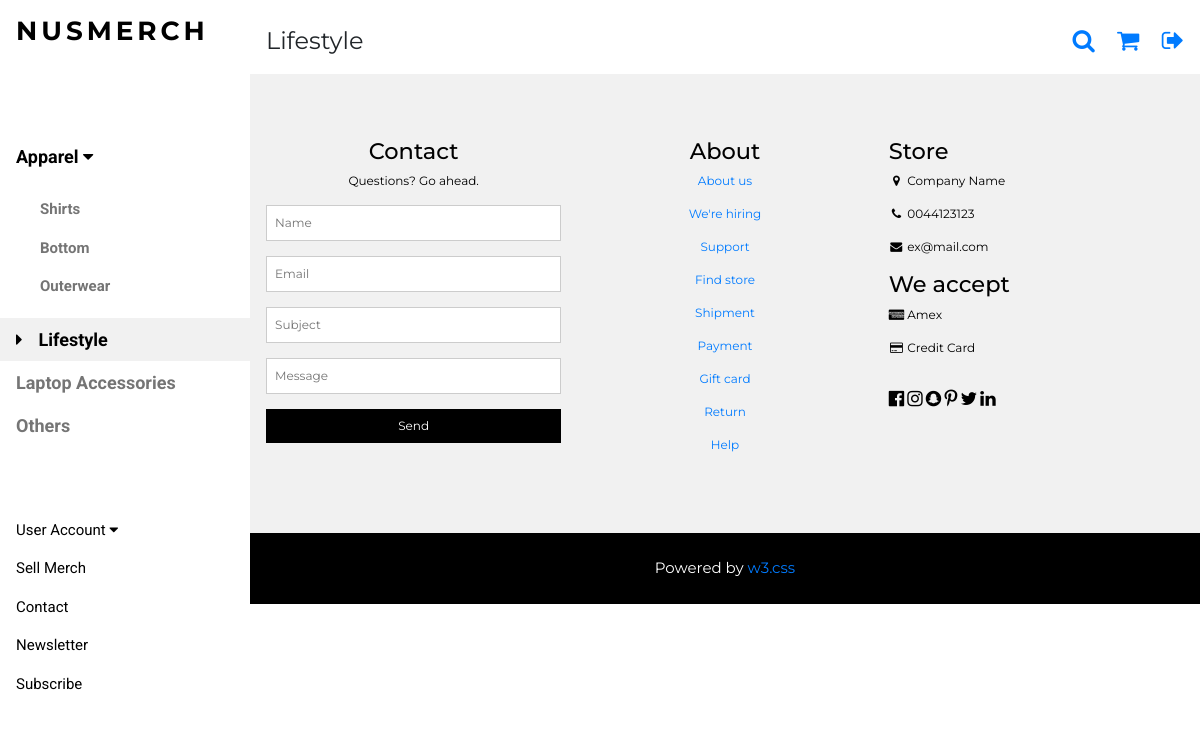
Page /lifestyle/ on the earlier database version.
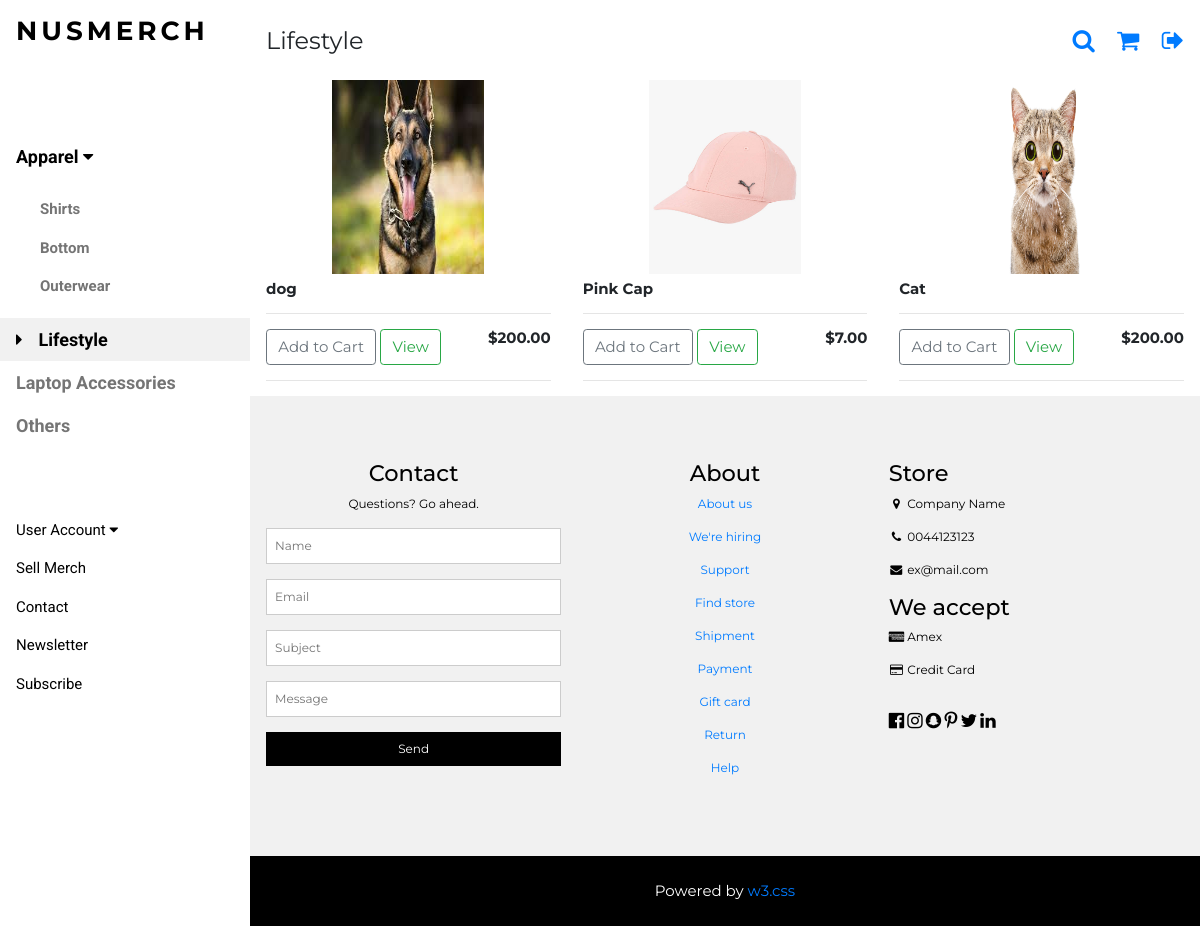
Same page on the later database version.
### nusmerch/models.py (models this page shows, shortened)
class Product(models.Model):
	cat = [
    ('Shirt', 'Shirt'),
    ('Outerwear', 'Outerwear'),
   	('Bottom', 'Bottom'),
   	('Laptop Accessories', 'Laptop Accessories'),
	('Lifestyle', 'Lifestyle'),
   	('Others', 'Others'),
   	]
	name_of_MERCH = models.CharField(max_length=200,null=True)
	price = models.DecimalField(decimal_places=2,max_digits=5)
	organisation = models.CharField(max_length=200,null=True)
	category = models.CharField(max_length=200,null=True,choices=cat)
	form = models.URLField(max_length=200)
	image = models.ImageField(upload_to='media',null=True, blank=True)

### nusmerch/views.py (the view)
# urls.py: url(r'^lifestyle/$',views.lifestyle,name='lifestyle'),
def lifestyle(request):
    products = Product.objects.filter(category = "Lifestyle")
    context = {'products':products}
    return render(request, "nusmerch/lifestyle.html", context)

### nusmerch/templates/nusmerch/lifestyle.html (shortened to what this page needs)
{% extends "nusmerch/merch.html" %}
{% load static %}
{% block head %}
    <p class="w3-left">Lifestyle</p>
{% endblock %}
{% block menu %}
<nav class="w3-sidebar w3-bar-block w3-white w3-collapse w3-top" style="z-index:3;width:250px" id="mySidebar">
  <div class="w3-container w3-display-container w3-padding-16">
    <h3 class="w3-wide"><b>NUSMERCH</b></h3>
  </div>
  <div class="w3-padding-64 w3-large w3-text-grey" style="font-weight:bold">
      <a onclick="myAccFunc()" href="javascript:void(0)" class="w3-button w3-block w3-white w3-left-align" id="myBtn">
      Apparel  <i class="fa fa-caret-down"></i>
    </a>
    <div id="demoAcc" class="w3-bar-block w3-hide w3-padding-large w3-medium">
      <a href="/shirt/" class="w3-bar-item w3-button">Shirts</a>
      <a href="/bottom/" class="w3-bar-item w3-button">Bottom</a>
      <a href="/outerwear/" class="w3-bar-item w3-button">Outerwear</a>
    </div>
    <a href="/lifestyle/" class="w3-bar-item w3-button w3-light-grey"><i class="fa fa-caret-right w3-margin-right"></i>Lifestyle</a>
    <a href="/laptop/" class="w3-bar-item w3-button">Laptop Accessories</a>
    <a href="/others/" class="w3-bar-item w3-button">Others</a>
  </div>
    <a onclick="myAccFunc2()" href="javascript:void(0)" class="w3-button w3-block w3-white w3-left-align" id="myBtn">
      User Account  <i class="fa fa-caret-down"></i>
    </a>
  <a href="/sell_merch/" class="w3-bar-item w3-button w3-padding">Sell Merch</a>
    <a href="#footer" class="w3-bar-item w3-button w3-padding">Contact</a>
  <a href="javascript:void(0)" class="w3-bar-item w3-button w3-padding" onclick="document.getElementById('newsletter').style.display='block'">Newsletter</a>
  <a href="#footer"  class="w3-bar-item w3-button w3-padding">Subscribe</a>
</nav>
{% endblock %}
{% block product %}
  <div class="w3-row">
    {% for product in products %}
    <div class="w3-col l4 s4">
      <img class="item center thumbnail" src="{{ product.image.url }}">
      <div class="w3-container">
        <h6><strong>{{product.name_of_MERCH}}</strong></h6>
        <hr>
        <button data-product={{product.id}} data-action="add" class="btn btn-outline-secondary add-btn update-cart" href="javascript:void(0)" onclick="document.getElementById('cart').style.display='block'">Add to Cart</button>
        <a class="btn btn-outline-success" href="/product/">View</a>
        <h6 style="display: inline-block; float: right"><strong>${{product.price|floatformat:2}}</strong></h6>
        <hr>
      </div>
    </div>
    {% endfor %}
  </div>
{% endblock %}

### nusmerch/templates/nusmerch/merch.html (shortened to what this page needs)
{% load static %}
<!DOCTYPE html>
<html lang="en">>
<link rel="stylesheet" href="{% static 'merch.css' %}" />
<link rel="stylesheet" href="https://cdnjs.cloudflare.com/ajax/libs/font-awesome/4.7.0/css/font-awesome.min.css">
<link rel="stylesheet" href="https://stackpath.bootstrapcdn.com/bootstrap/4.4.1/css/bootstrap.min.css">
<body class="w3-content" style="max-width:1200px" >
{% block menu %}
{% endblock %}
<div class="w3-main" style="margin-left:250px">
  <header class="w3-container w3-xlarge">
      {% block head %}
      {% endblock %}
    <p class="w3-right">
        <a href="javascript:void(0)" class="fa fa-search w3-margin-right" onclick="document.getElementById('search').style.display='block'"></a>
      <a href="/cart/" class="fa fa-shopping-cart ">
      </a>
        <a href="{% url 'nusmerch:logout' %}" class="fa fa-sign-out w3-margin-left"></a>
    </p>
  </header>
{% block product %}
{% endblock %}
  <footer class="w3-padding-64 w3-light-grey w3-small w3-center" id="footer">
    <div class="w3-row-padding">
      <div class="w3-col s4">
        <h4>Contact</h4>
        <p>Questions? Go ahead.</p>
        <form action="/action_page.php" target="_blank">
          <p><input class="w3-input w3-border" type="text" placeholder="Name" name="Name" required></p>
          <p><input class="w3-input w3-border" type="text" placeholder="Email" name="Email" required></p>
          <p><input class="w3-input w3-border" type="text" placeholder="Subject" name="Subject" required></p>
          <p><input class="w3-input w3-border" type="text" placeholder="Message" name="Message" required></p>
          <button type="submit" class="w3-button w3-block w3-black">Send</button>
        </form>
      </div>
      <div class="w3-col s4">
        <h4>About</h4>
        <p><a href="#">About us</a></p>
        <p><a href="#">We're hiring</a></p>
        <p><a href="#">Support</a></p>
        <p><a href="#">Find store</a></p>
        <p><a href="#">Shipment</a></p>
        <p><a href="#">Payment</a></p>
        <p><a href="#">Gift card</a></p>
        <p><a href="#">Return</a></p>
        <p><a href="#">Help</a></p>
      </div>
      <div class="w3-col s4 w3-justify">
        <h4>Store</h4>
        <p><i class="fa fa-fw fa-map-marker"></i> Company Name</p>
        <p><i class="fa fa-fw fa-phone"></i> 0044123123</p>
        <p><i class="fa fa-fw fa-envelope"></i> ex@mail.com</p>
        <h4>We accept</h4>
        <p><i class="fa fa-fw fa-cc-amex"></i> Amex</p>
        <p><i class="fa fa-fw fa-credit-card"></i> Credit Card</p>
        <br>
        <i class="fa fa-facebook-official w3-hover-opacity w3-large"></i>
        <i class="fa fa-instagram w3-hover-opacity w3-large"></i>
        <i class="fa fa-snapchat w3-hover-opacity w3-large"></i>
        <i class="fa fa-pinterest-p w3-hover-opacity w3-large"></i>
        <i class="fa fa-twitter w3-hover-opacity w3-large"></i>
        <i class="fa fa-linkedin w3-hover-opacity w3-large"></i>
      </div>
    </div>
  </footer>
  <div class="w3-black w3-center w3-padding-24">Powered by <a href="https://www.w3schools.com/w3css/default.asp" title="W3.CSS" target="_blank" class="w3-hover-opacity">w3.css</a></div>
</div>
</body>
</html>

### nusmerch/static/merch.css (style rules this page uses)
html { box-sizing:border-box }
*,*:before,*:after { box-sizing:inherit }
html { -ms-text-size-adjust:100%;-webkit-text-size-adjust:100% }
body { margin:0 }
article,aside,details,figcaption,figure,footer,header,main,menu,nav,section { display:block }
a { background-color:transparent }
b,strong { font-weight:bolder }
img { border-style:none }
hr { box-sizing:content-box;height:0;overflow:visible }
button,input,select,textarea,optgroup { font:inherit;margin:0 }
button,input { overflow:visible }
button,select { text-transform:none }
button,[type=button],[type=reset],[type=submit] { -webkit-appearance:button }
html,body { font-family:Verdana,sans-serif;font-size:15px;line-height:1.5 }
html { overflow-x:hidden }
h3 { font-size:24px }
h4 { font-size:20px }
h6 { font-size:16px }
h1,h2,h3,h4,h5,h6 { font-family:"Segoe UI",Arial,sans-serif;font-weight:400;margin:10px 0 }
.w3-wide { letter-spacing:4px }
hr { border:0;border-top:1px solid #eee;margin:20px 0 }
img { max-width: 100%;height: auto; }
.item { width: 120px;height: 200px;margin: 3px;padding: 3px; }
.center { display: block;margin-left: auto;margin-right: auto;width: 50%; }
img { vertical-align:middle }
a { color:inherit }
.w3-btn,.w3-button { border:none;display:inline-block;padding:8px 16px;vertical-align:middle;overflow:hidden;text-decoration:none;color:inherit;background-color:inherit;text-align:center;cursor:pointer;white-space:nowrap }
.w3-btn,.w3-button { -webkit-touch-callout:none;-webkit-user-select:none;-khtml-user-select:none;-moz-user-select:none;-ms-user-select:none;user-select:none }
.w3-tooltip,.w3-display-container { position:relative }
.w3-input { padding:8px;display:block;border:none;border-bottom:1px solid #ccc;width:100% }
.w3-sidebar { height:100%;width:200px;background-color:#fff;position:fixed!important;z-index:1;overflow:auto }
.w3-main,#main { transition:margin-left .4s }
.w3-bar-block .w3-bar-item { width:100%;display:block;padding:8px 16px;text-align:left;border:none;white-space:normal;float:none;outline:0 }
.w3-block { display:block;width:100% }
.w3-container:after,.w3-container:before,.w3-panel:after,.w3-panel:before,.w3-row:after,.w3-row:before,.w3-row-padding:after,.w3-row-padding:before, .w3-cell-row:before,.w3-cell-row:after,.w3-clear:after,.w3-clear:before,.w3-bar:before,.w3-bar:after { content:"";display:table;clear:both }
.w3-col,.w3-half,.w3-third,.w3-twothird,.w3-threequarter,.w3-quarter { float:left;width:100% }
.w3-col.s4 { width:33.33333% }
@media (min-width:993px) { .w3-col.l4 { width:33.33333% } }
.w3-content,.w3-auto { margin-left:auto;margin-right:auto }
.w3-content { max-width:980px }
.w3-hide { display:none!important }
.w3-show-block,.w3-show { display:block!important }
@media (min-width:993px) { .w3-sidebar.w3-collapse { display:block!important } }
.w3-top,.w3-bottom { position:fixed;width:100%;z-index:1 }
.w3-top { top:0 }
.w3-row-padding,.w3-row-padding>.w3-half,.w3-row-padding>.w3-third,.w3-row-padding>.w3-twothird,.w3-row-padding>.w3-threequarter,.w3-row-padding>.w3-quarter,.w3-row-padding>.w3-col { padding:0 8px }
.w3-container,.w3-panel { padding:0.01em 16px }
.w3-small { font-size:12px!important }
.w3-medium { font-size:15px!important }
.w3-large { font-size:18px!important }
.w3-xlarge { font-size:24px!important }
.w3-left-align { text-align:left!important }
.w3-justify { text-align:justify!important }
.w3-center { text-align:center!important }
.w3-border { border:1px solid #ccc!important }
.w3-margin-left { margin-left:16px!important }
.w3-margin-right { margin-right:16px!important }
.w3-padding { padding:8px 16px!important }
.w3-padding-large { padding:12px 24px!important }
.w3-padding-16 { padding-top:16px!important;padding-bottom:16px!important }
.w3-padding-24 { padding-top:24px!important;padding-bottom:24px!important }
.w3-padding-64 { padding-top:64px!important;padding-bottom:64px!important }
.w3-left { float:left!important }
.w3-right { float:right!important }
.w3-white,.w3-hover-white:hover { color:#000!important;background-color:#fff!important }
.w3-black,.w3-hover-black:hover { color:#fff!important;background-color:#000!important }
.w3-light-grey,.w3-hover-light-grey:hover,.w3-light-gray,.w3-hover-light-gray:hover { color:#000!important;background-color:#f1f1f1!important }
.w3-text-grey,.w3-hover-text-grey:hover,.w3-text-gray,.w3-hover-text-gray:hover { color:#757575!important }

### nusmerch/templates/nusmerch/merch.html (style rules this page uses)
.w3-sidebar a { font-family: "Roboto", sans-serif }
body,h1,h2,h3,h4,h5,h6,.w3-wide { font-family: "Montserrat", sans-serif; }

Differences in the rows shown:
now on this page (row edited): Product: image (picture), name_of_MERCH "dog", price "200.00"
added Product: image (picture), name_of_MERCH "Pink Cap", price "7.00"
added Product: image (picture), name_of_MERCH "Cat", price "200.00"
